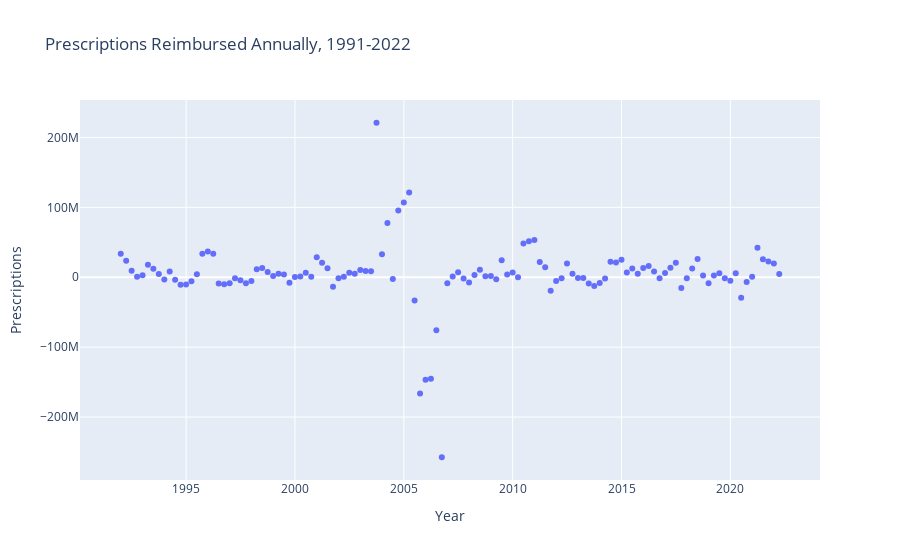
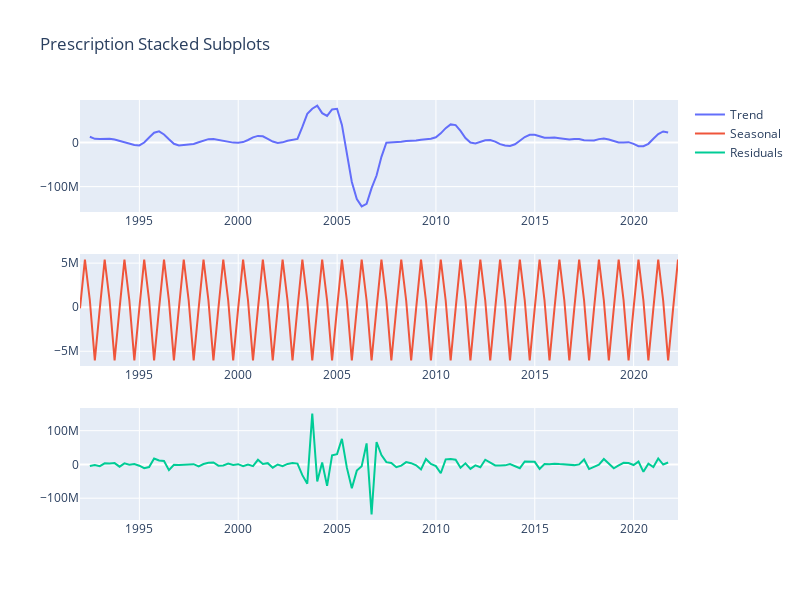

The notebook cell saved with these charts, in order:
### Code cell
# differencing 3 quarters

# local copy of df so no changes are made.
increment_3_df = summary_df.copy(deep=True)

# container for differenced values
new_prescription_values = []

# increment index, exclude the first 3 data points as they cannot be differenced
for h, i in enumerate(increment_3_df.index):
    # skip first 3 data points
    if h < 3:
        pass
    
    # increment by 3 quarters, subtract 3 quarters prior
    else:
        increment = i-QuarterEnd(3)
        new_prescription_values.append(increment_3_df.loc[i]['Prescriptions'] - increment_3_df.loc[increment]['Prescriptions'])

# drop first 3 data points
increment_3_df.drop(increment_3_df.index[0:3],axis=0,inplace=True)

# update df
increment_3_df['Prescriptions'] = new_prescription_values

# display differenced data
layout = go.Layout(xaxis={'title': 'Year'}, yaxis={'title': 'Prescriptions'}, title={'text': 'Prescriptions Reimbursed Annually, 1991-2022'})
fig = go.Figure(data=go.Scatter(x = list(increment_3_df.index), y = list(increment_3_df['Prescriptions']), mode='markers'),layout=layout)
fig.update()
fig.show()


# create decomposition

# instantiate containers
analysis_dict = {}
analysis_df_full = pd.DataFrame.empty

# decompose
decomposition = tsa.seasonal_decompose(increment_3_df, model='additive')

# decomposition to dict
analysis_dict={'trend':dict(decomposition.trend),'seasonal':dict(decomposition.seasonal),'residual':dict(decomposition.resid)}

# dict to df
analysis_df_full = pd.DataFrame(analysis_dict)

# display decomposed data
fig = make_subplots(rows=3, cols=1)
fig.append_trace(go.Scatter(
    name = 'Trend',
    x = list(analysis_df_full.index),
    y = list(analysis_df_full['trend']),
), row=1, col=1)
fig.append_trace(go.Scatter(
    name = 'Seasonal',
    x = list(analysis_df_full.index),
    y = list(analysis_df_full['seasonal']),
), row=2, col=1)
fig.append_trace(go.Scatter(
    name = 'Residuals',
    x = list(analysis_df_full.index),
    y = list(analysis_df_full['residual']),
), row=3, col=1)
fig.update_layout(height=600, width=800, title_text=f"Prescription Stacked Subplots")
fig.show()
